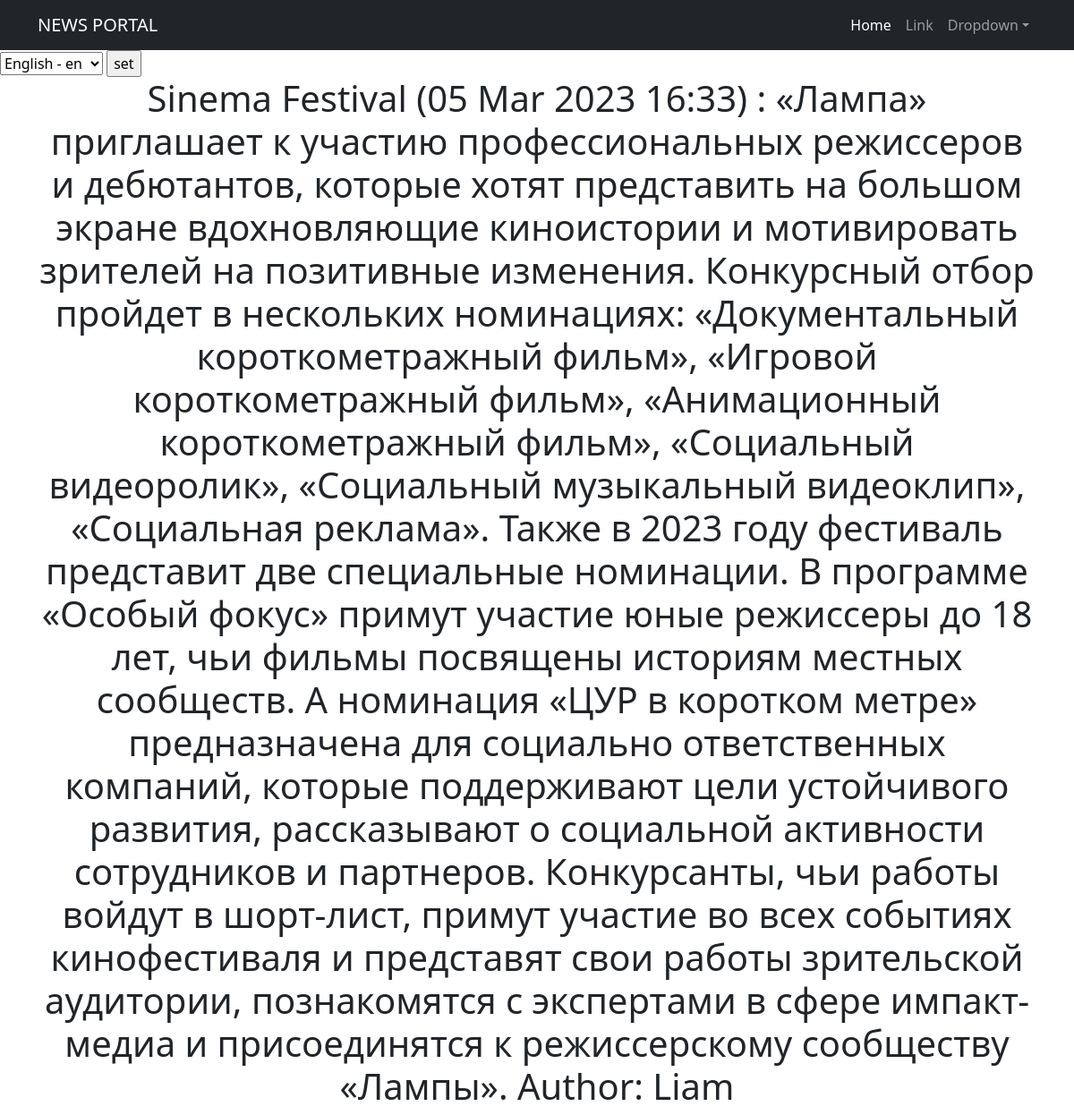
The app's page /news/56, older data.
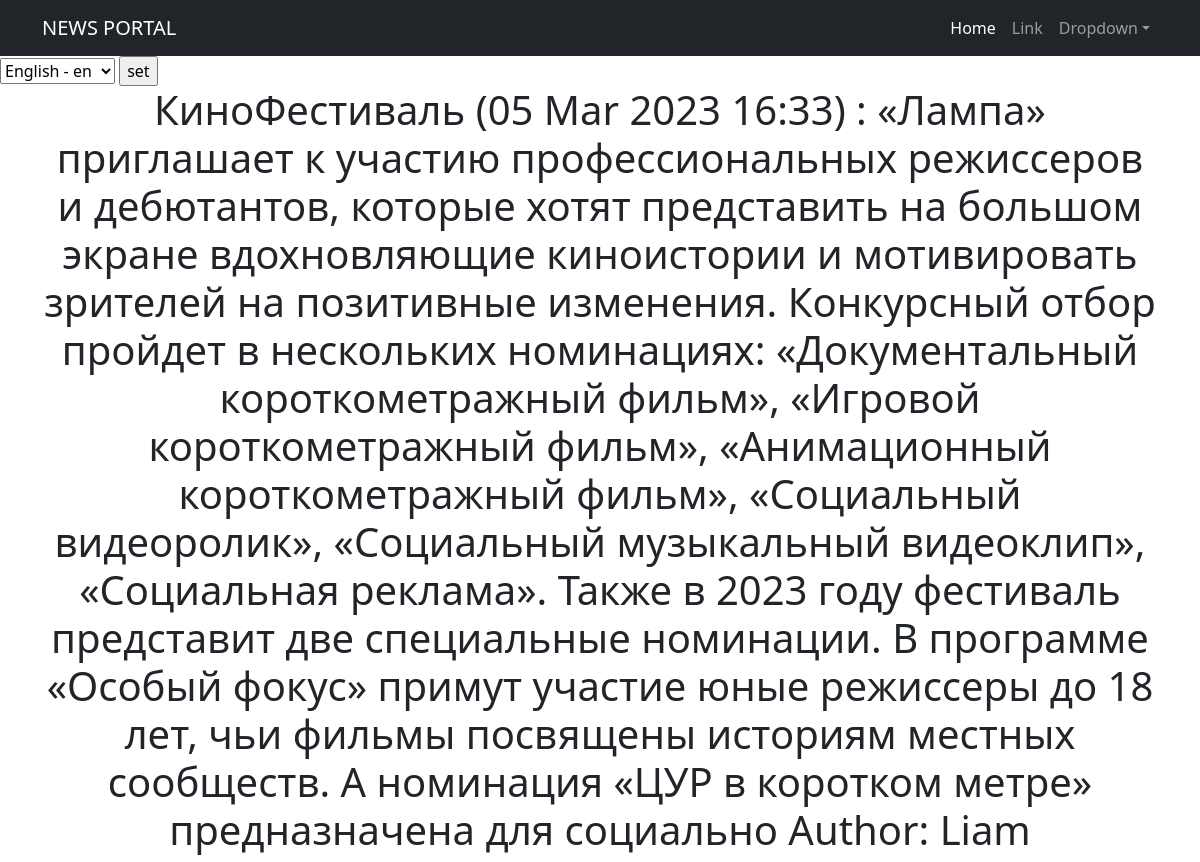
The same page, newer data.
### news/models.py (models this page shows, shortened)
class Post(models.Model):
    author = models.ForeignKey(Author, on_delete=models.CASCADE)
    NEWS = 'NW'
    ARTICLE = 'AR'
    CATEGORY_CHOICES = (
        (NEWS, "Новость"),
        (ARTICLE, "Статья"),
    )
    categoryType = models.CharField(max_length=2, choices=CATEGORY_CHOICES, default=ARTICLE)
    dateCreation = models.DateTimeField(auto_now_add=True)
    postCategory = models.ManyToManyField(Category, through="PostCategory")
    title = models.CharField(max_length=128)
    text = models.TextField()
    rating = models.IntegerField(default=0)

class Author(models.Model):
    authorUser = models.OneToOneField(User, on_delete=models.CASCADE)
    ratingAuthor = models.IntegerField(default=0)

### news/views.py (the view)
# urls.py: path('<int:pk>', NewsDetail.as_view(), name='post_detail'),
class NewsDetail(DetailView):
    model = Post
    template_name = 'flatpages/new.html'
    context_object_name = 'new'
    def get_object(self, *args, **kwargs):
        obj = cache.get(f'news-{self.kwargs["pk"]}', None)
        if not obj:
            obj = super().get_object(queryset=self.queryset)
            cache.set(f'news-{self.kwargs["pk"]}', obj)
        return obj

### news/templatetags/post_filters.py (called while the page is built)
@register.filter()
def censor(value):
    bad_words = ('карнишон', 'тупой', 'склизкий')
    if not isinstance(value, str):
        raise TypeError(f"unresolved type '{type(value)}' expected type 'str'")
    for word in value.split():
        if word.lower() in bad_words:
            value = value.replace(word, f"{word[0]}{'*'*(len(word) -1)}")
    return value

### templates/flatpages/new.html (shortened to what this page needs)
{% extends 'flatpages/default.html' %}
{% load i18n %}
{% load tz %}
{% load post_filters %}
{% block content %}
<h1>{{ new.title }} ({{ new.dateCreation|date:'d M Y H:i'}}) : {{new.text|censor}} Author: {{ new.author.authorUser.username }} </h1>
{% endblock %}

Row changes from the older to the newer data that the page shows:
changed Post "Liam": title "Sinema Festival" → "КиноФестиваль"; text|censor "…метре» предназначена для социально ответственных компаний, которые поддерживают цели устойчивого развития, рассказывают о социальной активности сотрудников и партнеров. Конкурсанты, чьи работы войдут в шорт-лист, примут участие во всех событиях кинофестиваля и представят свои работы зрительской аудитории, познакомятся с экспертами в сфере импакт-медиа и присоединятся к режиссерскому сообществу «Лампы»." → "…метре» предназначена для социально"
